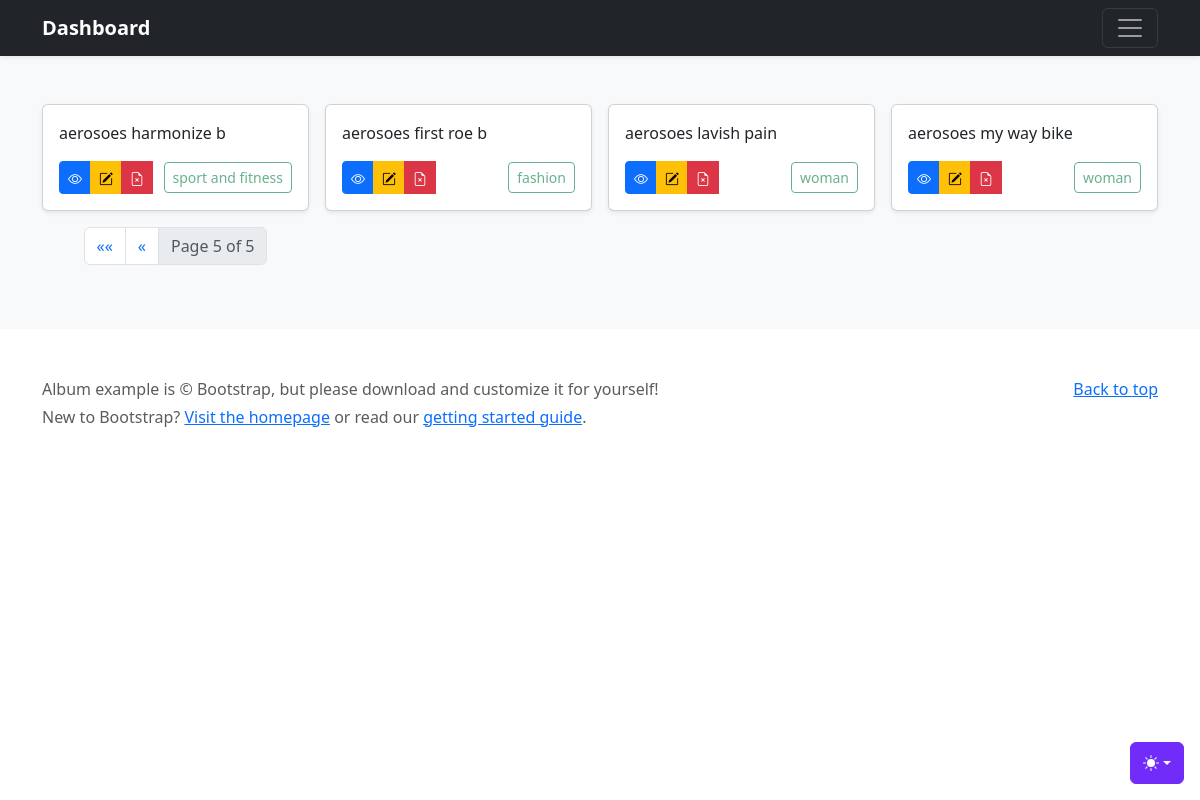
The app's page /dashboard/?page=5 with its own data.
### inventory/models.py (models this page shows, shortened)
class Product(models.Model):
    name = models.CharField(max_length=100)
    description = models.TextField()
    slug = models.SlugField()
    is_active = models.BooleanField()
    category = models.ManyToManyField(Category)

class Category(models.Model):
    name = models.CharField(max_length=50)
    slug = models.SlugField()
    is_active = models.BooleanField()
    class Meta:
        verbose_name_plural = "Categories"
    def __str__(self) -> str:
        return self.name

### inventory/views.py (the view)
# urls.py: path('', views.all_products, name="all_products"),
def all_products(request):
    objs = Product.objects.all()
    paginator = Paginator(objs, 8)
    page_number = request.GET.get('page')
    page_obj = paginator.get_page(page_number)
    return render(request, 'grid-output.html', {'page_obj':page_obj})

### inventory/templates/grid-output.html (shortened to what this page needs)
{% extends 'base/base.html' %}
  {% block content %}
    <main>
      <div class="album py-5 bg-body-tertiary">
        <div class="container">
          <div class="row row-cols-1 row-cols-sm-2 row-cols-md-4 g-3">
            {% if page_obj %}
              {% for product in page_obj %}
                <div class="col">
                  <div class="card shadow-sm">
                      <rect width="100%" height="100%" fill="#55595c" />
                    <div class="card-body">
                      <p class="card-text">{{ product.name|slice:":20" }}</p>
                      <div class="d-flex justify-content-between align-items-center">
                        <div class="btn-group">
                          <a href="{% url 'view' product.slug %}" type="button" class="btn btn-sm btn-primary"><i class="bi bi-eye"></i></a>
                          <a href="{% url 'edit' product.slug %}" type="button" class="btn btn-sm btn-warning"><i class="bi bi-pencil-square"></i></a>
                          <a href="{% url 'delete' product.slug %}"
                          type="button"
                          class="btn btn-sm btn-danger delete-btn">
                          <i class="bi bi-file-earmark-x"></i>
                          </a>
                        </div>
                        <small class="text-body-secondary">
                          <button class="btn btn-sm btn-outline-success" disabled>
                            {{ product.category.all|join:", " }}
                          </button>
                        </small>
                      </div>
                    </div>
                  </div>
                </div>
              {% endfor %}
              <div class="d-flex justify-content-center">
                <nav aria-label="Page navigation">
                    <ul class="pagination">
                        {% if page_obj.has_previous %}
                            <li class="page-item">
                                <a class="page-link" href="?page=1" aria-label="First">
                                    <span aria-hidden="true">&laquo;&laquo;</span>
                                </a>
                            </li>
                            <li class="page-item">
                                <a class="page-link" href="?page={{ page_obj.previous_page_number }}" aria-label="Previous">
                                    <span aria-hidden="true">&laquo;</span>
                                </a>
                            </li>
                        {% endif %}
                        <li class="page-item disabled">
                            <span class="page-link">Page {{ page_obj.number }} of {{ page_obj.paginator.num_pages }}</span>
                        </li>
                    </ul>
                </nav>
              </div>
            {% endif %}
          </div>
        </div>
      </div>
    </main>
  {% endblock %}

### inventory/templates/base/style.html (style rules this page uses)
.bi { vertical-align: -0.125em; fill: currentColor; }

### records on screen
Product: name "aerosoes harmonize b", category.all "sport and fitness"
Product: name "aerosoes first roe b", category.all "fashion"
Product: name "aerosoes lavish pain", category.all "woman"
Product: name "aerosoes my way bike", category.all "woman"

### other values on screen
{{ page_obj.number }} "5"
{{ page_obj.paginator.num_pages }} "5"
